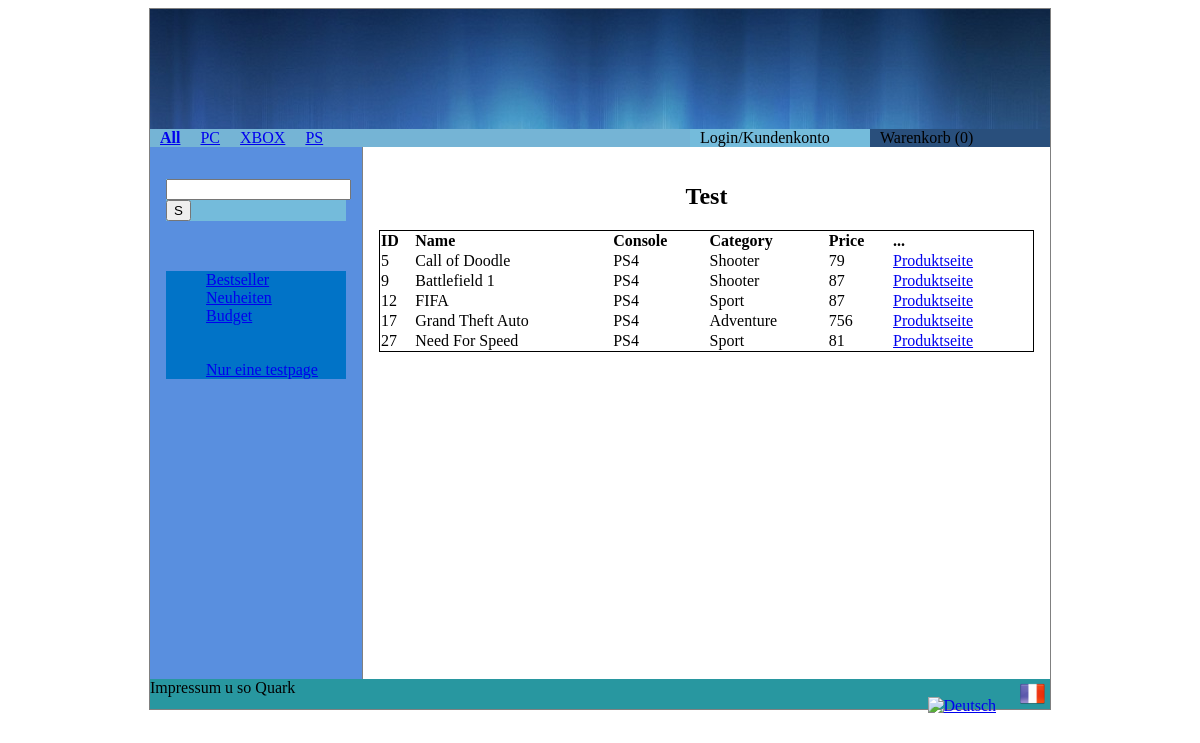
Screenshot of /A08/1/test.php with the database file from the repository.
### tables this page shows
CREATE TABLE `product` (
  `id` int(11) NOT NULL,
  `game_id` int(11) DEFAULT NULL,
  `console_id` int(11) NOT NULL COMMENT 'Foreign Key to console',
  `price` decimal(10,0) NOT NULL,
  `sold_units` int(11) NOT NULL,
  `description` varchar(30) NOT NULL DEFAULT 'Standart' COMMENT 'Normalerweise: Standart Edition'
);

CREATE TABLE `game` (
  `id` int(11) NOT NULL,
  `name` varchar(30) NOT NULL,
  `description` text NOT NULL,
  `category` int(11) NOT NULL COMMENT 'Foreign Key to Category',
  `manufacturer` varchar(11) NOT NULL,
  `releaseDate` date NOT NULL DEFAULT '2015-01-01'
);

CREATE TABLE `console` (
  `id` int(11) NOT NULL,
  `name` varchar(8) NOT NULL
);

CREATE TABLE `category` (
  `id` int(11) NOT NULL,
  `name` varchar(11) NOT NULL
);

### A08/1/functions.php (called while the page is built, shortened)
<?php
function get_param($name, $default) {
	if (!isset($_GET[$name]))
	return $default;
	return urldecode($_GET[$name]);
}
?>

### A08/1/Product.php (called while the page is built, shortened)
<?php
class Product {
	private $id, $name, $description, $console, $category, $price;
	public function getId() {
		return $this->id;
	}
	public function getName() {
		return $this->name;
	}
	public function getConsole() {
		return $this->console;
	}
	public function getCategory() {
		return $this->category;
	}
	public function getPrice() {
		return $this->price;
	}
	static public function getProducts($filter = 0) {
	$products = array();
	$sqlStatement = "SELECT
			product.id as id,
			game.name AS name,
			game.description AS description,
			console.name AS console,
			category.name AS category,
			price AS price
		FROM product
		LEFT JOIN game ON game.id = product.game_id
		LEFT JOIN console ON console.id = product.console_id
		LEFT JOIN category ON category.id = game.category
		WHERE console.id = 3";
	$res = DB::doQuery(
		$sqlStatement
	);
	while ($product = $res->fetch_object(get_class()))
	$products[] = $product;
	return $products;
	}
}

### A08/1/db.inc.php (called while the page is built, shortened)
<?php
class DB extends mysqli{
	static private $instance;
	static public function getInstance() {
		if ( !self::$instance )
		@self::$instance = new DB();
		return self::$instance;
	}
	static public function doQuery($sql) {
	return self::getInstance()->query($sql);
	}
}
?>

### A08/1/test.php (the view, shortened to what this page needs)
<?php
	include "functions.php";
	require_once "db.inc.php";
	require_once "Product.php";
	$language = get_param('lang', 'de');
	$console = get_param('console', 'all');
    include "topNav.php";
    include "asideNav.php";
	if($language == 'de'){
		$titel = 'Test';
	}
	$parametersURL = "lang=$language&console=$console";
	$products = Product::getProducts($console);
?>
<article>
        <h1><?php echo $titel ?> </h1>
		<table class ="ListTable">
			<tr>
				<th> ID </th><th> Name </th><th> Console </th> <th> Category </th><th> Price </th><th> ... </th>
			</tr>
		<?php
		foreach($products as $p){
			echo "<tr>";
			echo "<td>".$p->getId()."</td>";
			echo "<td>".$p->getName()."</td>";
			echo "<td>".$p->getConsole()."</td>";
			echo "<td>".$p->getCategory()."</td>";
			echo "<td>".$p->getPrice()."</td>";
			echo "<td><a href='article.php?article=".$p->getId()."&".$parametersURL."'>Produktseite</a></td>";
			echo "</tr>";
		}
		?>
	</table>
</article>

### A08/1/mainstyle.css (style rules this page uses)
article { margin-left: 150px; border-left: 1px solid gray; padding: 1em; overflow: hidden; height: 100%; min-height: 500px; }
article h1 { text-align: center; }
table.ListTable { width:100%; border: 1px solid black; border-collapse: collapse; border-spacing: 5px; padding: 15px; text-align: left; }

### rows the page displays
product: id "5", game.name "Call of Doodle", console.name "PS4", category.name "Shooter", price "79"
product: id "9", game.name "Battlefield 1", console.name "PS4", category.name "Shooter", price "87"
product: id "12", game.name "FIFA", console.name "PS4", category.name "Sport", price "87"
product: id "17", game.name "Grand Theft Auto", console.name "PS4", category.name "Adventure", price "756"
product: id "27", game.name "Need For Speed", console.name "PS4", category.name "Sport", price "81"

### other values shown
$bestsellerText "Bestseller"
$releaseText "Neuheiten"
$budgetText "Budget"
$titel "Test"
